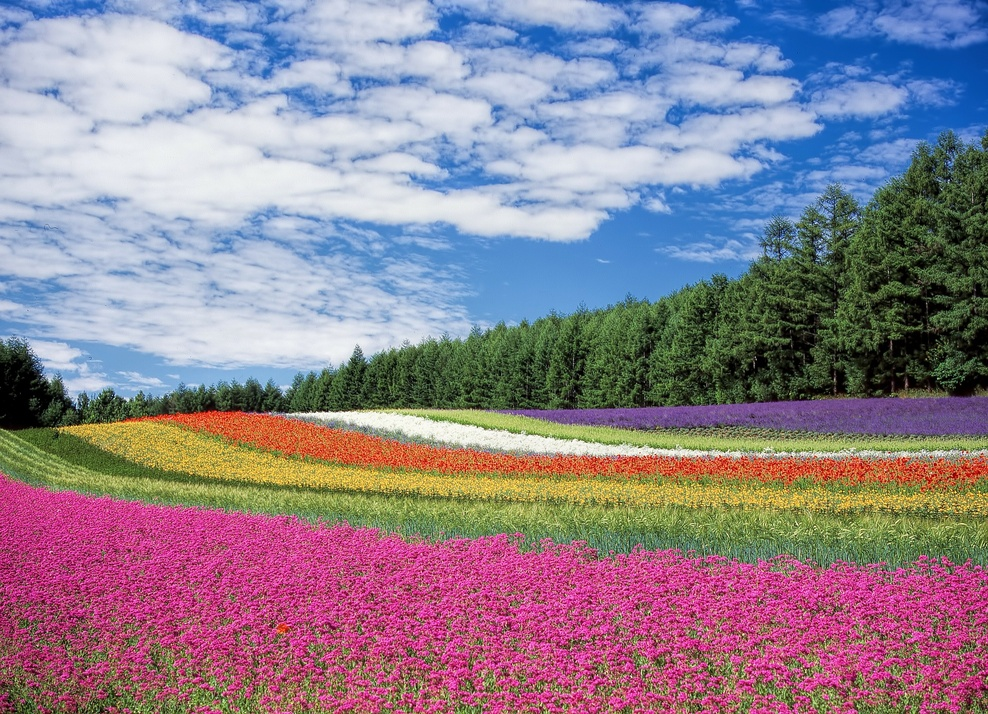
%> input picture images/flowers-fhd.jpg, 988 x 714 px, shrunk from 1920 x 1389 before the run
$ octave t1.m   (GNU Octave 9; MATLAB toolbox functions it lacks are replaced by stand-ins)
%> lines starting %> are read from the running program, lines starting %| are printed output that depends on the picture
PATH = "FOLDER_PATH";
LIMG = imread(PATH+"\flowers-fhd.jpg");
%> LIMG is the input picture: size 714x988x3 uint8; mean R, G, B 142.3, 129.3, 143.5
LIMG(:, 1:end/2, [1, 2]) = 0;
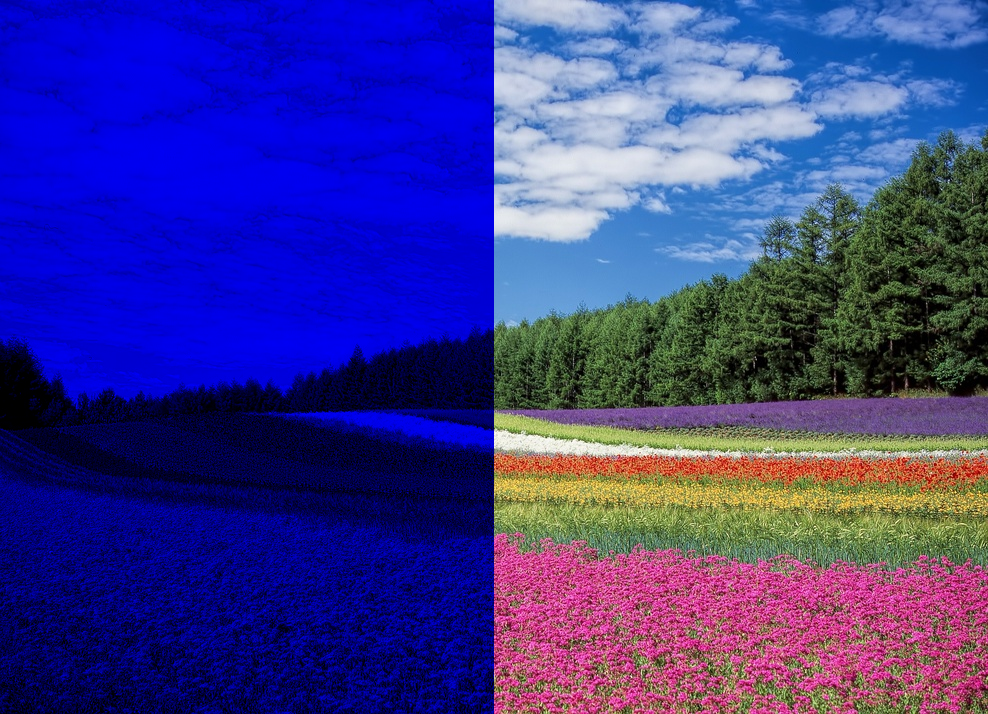
%> LIMG: size 714x988x3 uint8; mean R, G, B 59.6, 56.5, 143.5
LIMG(:, 1:end/2, 3) = 255;
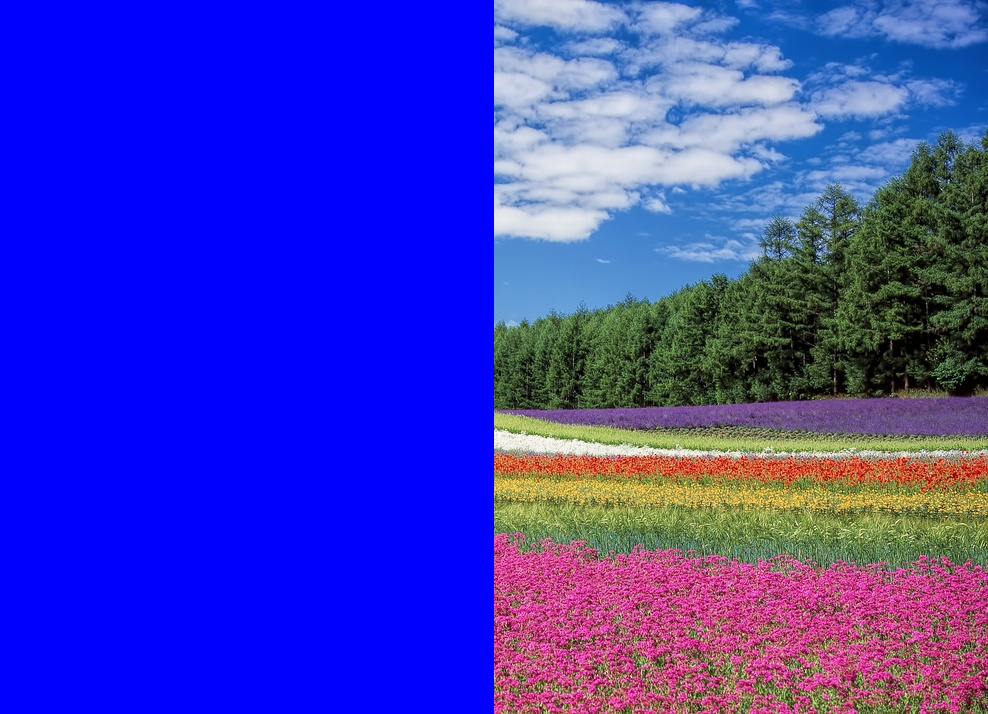
%> LIMG: size 714x988x3 uint8; mean R, G, B 59.6, 56.5, 191
figure
imshow(LIMG, 'InitialMagnification', 'fit')
